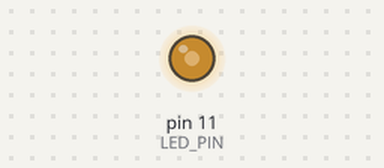
This sketch was run on a simulated Arduino Uno, built with avr-gcc and run on an emulated ATmega328P. On the bench: output pins drawn as LEDs (lit = HIGH).

Above: at 0.1 s.
At 30.89 s:
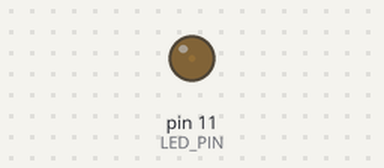
Timing chart, 0 to 31.6 s (numbered marks = the images above):
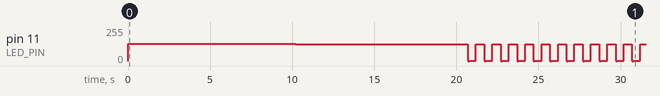

The sketch:

sample_pwm1.ino
```cpp
/*
  Sample Program 1 of PWM for 1 LED.
  For Lecture of "Embedded System"
  in Department of Mechanical Systems Engineering,
  Faculty of Systems Design,
  Tokyo Metropolitan University.
  Oct. 2020. N.Takesue
*/
const int LED_PIN = 11;         // LEDを接続したピン番号を定義
const int DUTY_CYCLE = 128;     // デューティ比128/255
int mode = 0;                   // LEDの光り方を選択

void setup()
{
  //analogWriteで出力する場合はpinModeの設定は不要
}

void loop()
{
  mode = millis() / 10000;
  // LEDのピンからPWM出力
  switch (mode) {
    case 0:
      // 一定の明るさ
      analogWrite(LED_PIN, DUTY_CYCLE);
      break;
    case 1:
      // 明るくなったり暗くなったり（その１）
      analogWrite(LED_PIN, DUTY_CYCLE * abs(sin(2.0 * PI * millis() / 1000.0))); // LEDのピンからPWM出力
      break;
    case 2:
    default:
      // 明るくなったり暗くなったり（その２）
      analogWrite(LED_PIN, DUTY_CYCLE * (sin(2.0 * PI * millis() / 1000.0) + 1) / 2.0); // LEDのピンからPWM出力
  }
}
```
